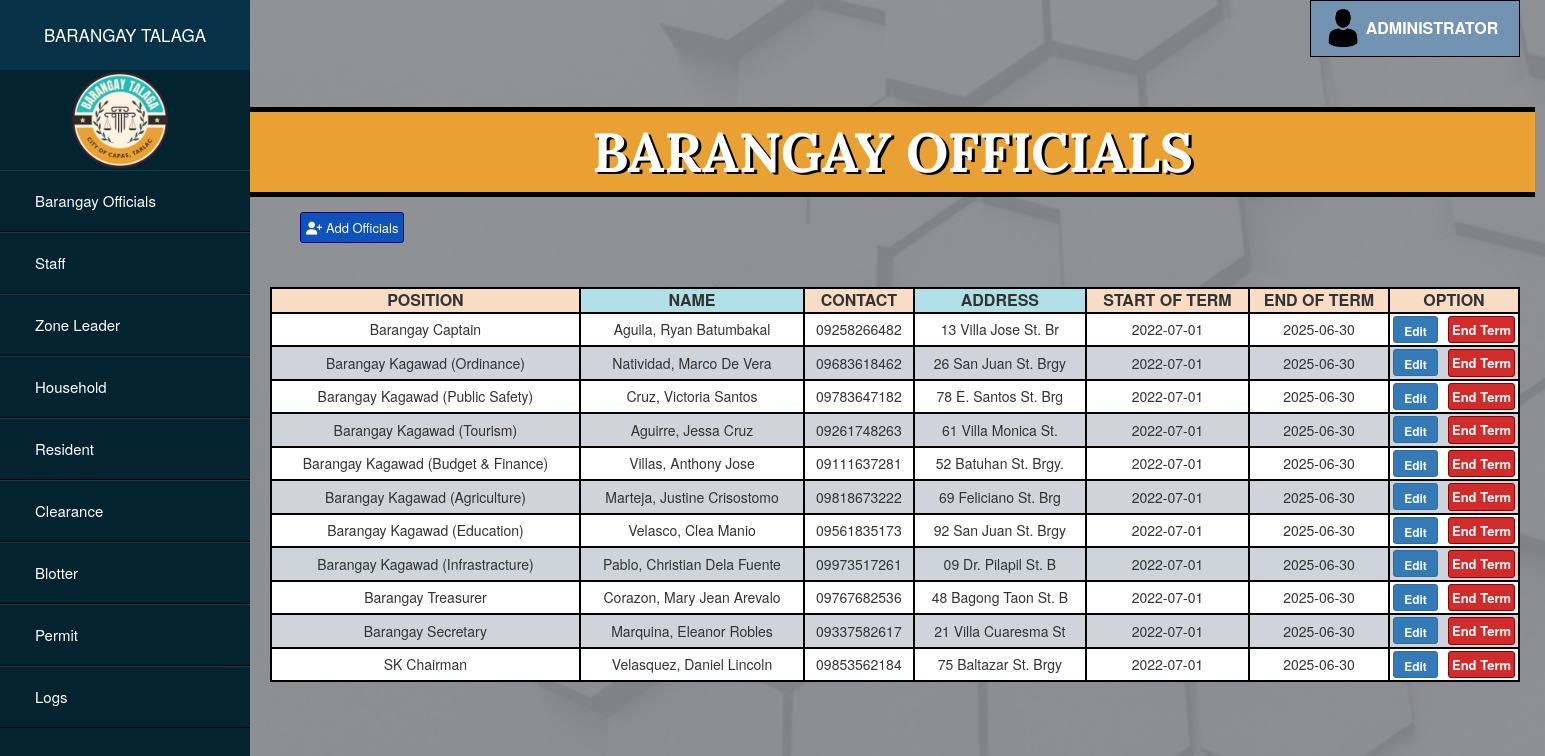
/admin/officials.php, run on the app's committed database.
### tables this page shows
CREATE TABLE `officials` (
  `id` int(11) NOT NULL,
  `pos` varchar(50) NOT NULL,
  `name` varchar(50) NOT NULL,
  `contact` varchar(20) NOT NULL,
  `address` varchar(20) NOT NULL,
  `start` date NOT NULL,
  `end` date NOT NULL,
  `status` varchar(20) NOT NULL
);

### admin/officials.php (the view, shortened to what this page needs)
<?php
$link = mysqli_connect("localhost", "root", "", "barangaydb");
?>
<!DOCTYPE html>
<html lang="en" dir="ltr">
    <head>
        <link rel="stylesheet" href="../css/off.css">
        <link rel="stylesheet" href="https://maxcdn.bootstrapcdn.com/bootstrap/3.4.1/css/bootstrap.min.css">
</head>
<body style="background-image: url(../images/main.png); background-repeat: no-repeat; background-size: cover;">
    <div class="sidebar">
        <header>BARANGAY TALAGA</header>
        <img src="../images/logo.png">
        <ul>
            <li><a href="officials.php">Barangay Officials</a></li>
            <li><a href="staff.php">Staff</a></li>
            <li><a href="zone_leader.php">Zone Leader</a></li>
            <li><a href="household.php">Household</a></li>
            <li><a href="residents.php">Resident</a></li>
            <li><a href="clearance.php">Clearance</a></li>
            <li><a href="blotter.php">Blotter</a></li>
            <li><a href="permit.php">Permit</a></li>
            <li><a href="logs.php">Logs</a></li>
        </ul>
    </div>
          <div class="dropdown">
          <img src="../images/person.png">
          <button onclick="myFunction()" class="dropbtn" >ADMINISTRATOR</button>
        </div>
    <div>
    <div class="header">
        <h1>BARANGAY OFFICIALS</h1>
    </div>
    <div class="add-delete">
       <a href="addform_officials.php"> <button class="btn btn-primary btn-sm" id="add"><i class="fa fa-user-plus" aria-hidden="true"></i> Add Officials</button></a>
    </div>
    <div class="grid">
        <form method="post">
        <table class="table-box">
            <thead>
                <tr>
                    <th style="background-color: #f9dcc4; text-align: center;">POSITION</th>
                    <th style="background-color: powderblue; text-align: center;">NAME</th>
                    <th style="background-color: #f9dcc4; text-align: center;">CONTACT</th>
                    <th style="background-color: powderblue; text-align: center;">ADDRESS</th>
                    <th style="background-color: #f9dcc4; text-align: center;">START OF TERM</th>
                    <th style="background-color: #f9dcc4; text-align: center;">END OF TERM</th>
                    <th style="width: 130px !important; background-color: #f9dcc4; text-align: center;">OPTION</th>
                </tr>
            </thead>
            <tbody>
                <?php
                    $sql = mysqli_query($link, "select * from officials where status = 'Ongoing Term'");
                    while($row = mysqli_fetch_array($sql))
                    {
                echo'
                <tr>;';
                $id = $row['id'];
                $pos = $row['pos'];
                $name = $row['name'];
                $contact = $row['contact'];
                $address = $row['address'];
                $start = $row['start'];
                $end = $row['end'];
                $status = $row['status'];
                echo '
                <td>' .$row['pos'].  '</td>
                <td>' .$row['name']. '</td>
                <td>' .$row['contact']. '</td>
                <td>' .$row['address']. '</td>
                <td>' .$row['start']. '</td>
                <td>' .$row['end']. '</td>
                <td style="text-align: center; padding: 2px;">';
                    echo "<button type='submit' class='btn btn-primary btn-sm' id='edit'>
                    <a href='updateform_officials.php?id=$id&pos=$pos&name=$name&contact=$contact&address=$address&start=$start&end=$end' style='color:white';>
                    Edit</a></button>";
                    echo "<button type='submit' class='btn btn-danger btn-sm' id='archive'>
                    <a href='archive_officials.php?id=$id&status=$status' style='color:white';>
                    End Term</a></button>";
               echo '</td>
                </tr>';
                    }
                    ?>
            </tbody>
        </table>
        </form>
    </div>
</div>
</body>
</html>

### css/off.css (style rules this page uses)
body { font-family: 'Roboto', sans-serif; }
* { margin: 0; padding: 0; list-style: none; text-decoration: none; }
.sidebar { position: absolute; width: 250px; height: 100%; background: #042331; }
.sidebar header { font-size: 17px; color: white; text-align: center; line-height: 70px; background: #063146; user-select: none; }
.sidebar ul a { display: block; height: 100%; width: 100%; line-height: 60px; font-size: 15px; color: white; padding-left: 35px; box-sizing: border-box; border-top: 1px solid rgba(255,255,255,.1); border-bottom: 1px solid black; }
img { width: 100px; margin-left: 70px; }
.header { position: absolute; width: 1285px; margin-left: 250px; margin-top: 50px; border-top: 5px solid black; border-bottom: 5px solid black; padding-top: 20px; padding-bottom: 20px; text-align: center; background-color: #E9A134; }
.header h1 { font-size: 55px; margin-top: -10px; margin-bottom: -10px; font-weight: bolder; font-family: 'Lora', serif; color: white; text-shadow: 3px 2px black; }
.add-delete { position: absolute; margin-left: 300px; margin-top: 155px; }
#add { background-color: #0F52BA; border-color: darkblue; padding: 5px; color: white; font-size: 13px; }
#archive { background-color: #D22B2B; border-color: darkred; padding: 3px; color: white; font-weight: bolder; font-size: 13px; margin-left: 10px; }
th, td { border: 2px solid black; padding: 10px; text-align: center; }
th { font-size: 16px; }
tr:nth-child(odd) { background-color: white; }
tr:nth-child(even) { background-color: #ced4da; }
.table-box { position: absolute; margin-left: 270px; margin-top: 210px; width: 1250px; }
.dropbtn { background-color: #7393B3; color: white; padding: 16px; font-size: 16px; border: none; cursor: pointer; width: 210px; padding-left: 50px; font-weight: bolder; border: 1px solid black; }
.dropdown { position: relative; display: inline-block; margin-left: 1310px; }
.dropdown img { position: absolute; display: inline-block; margin-left: 13px; margin-top: 8px; height: 40px; width: 40px; }
#edit { width: 45px; font-weight: bolder; height: 27px; }
h1 { margin-top: -10px; color: black; margin-left: 20px; }

### data on the page
officials: pos "Barangay Captain", name "Aguila, Ryan Batumbakal", contact "09258266482", address "13 Villa Jose St. Br", start "2022-07-01", end "2025-06-30"
officials: pos "Barangay Kagawad (Ordinance)", name "Natividad, Marco De Vera", contact "09683618462", address "26 San Juan St. Brgy", start "2022-07-01", end "2025-06-30"
officials: pos "Barangay Kagawad (Public Safety)", name "Cruz, Victoria Santos", contact "09783647182", address "78 E. Santos St. Brg", start "2022-07-01", end "2025-06-30"
officials: pos "Barangay Kagawad (Tourism)", name "Aguirre, Jessa Cruz", contact "09261748263", address "61 Villa Monica St.", start "2022-07-01", end "2025-06-30"
officials: pos "Barangay Kagawad (Budget & Finance)", name "Villas, Anthony Jose", contact "09111637281", address "52 Batuhan St. Brgy.", start "2022-07-01", end "2025-06-30"
officials: pos "Barangay Kagawad (Agriculture)", name "Marteja, Justine Crisostomo", contact "09818673222", address "69 Feliciano St. Brg", start "2022-07-01", end "2025-06-30"
officials: pos "Barangay Kagawad (Education)", name "Velasco, Clea Manio", contact "09561835173", address "92 San Juan St. Brgy", start "2022-07-01", end "2025-06-30"
officials: pos "Barangay Kagawad (Infrastracture)", name "Pablo, Christian Dela Fuente", contact "09973517261", address "09 Dr. Pilapil St. B", start "2022-07-01", end "2025-06-30"
officials: pos "Barangay Treasurer", name "Corazon, Mary Jean Arevalo", contact "09767682536", address "48 Bagong Taon St. B", start "2022-07-01", end "2025-06-30"
officials: pos "Barangay Secretary", name "Marquina, Eleanor Robles", contact "09337582617", address "21 Villa Cuaresma St", start "2022-07-01", end "2025-06-30"
officials: pos "SK Chairman", name "Velasquez, Daniel Lincoln", contact "09853562184", address "75 Baltazar St. Brgy", start "2022-07-01", end "2025-06-30"
